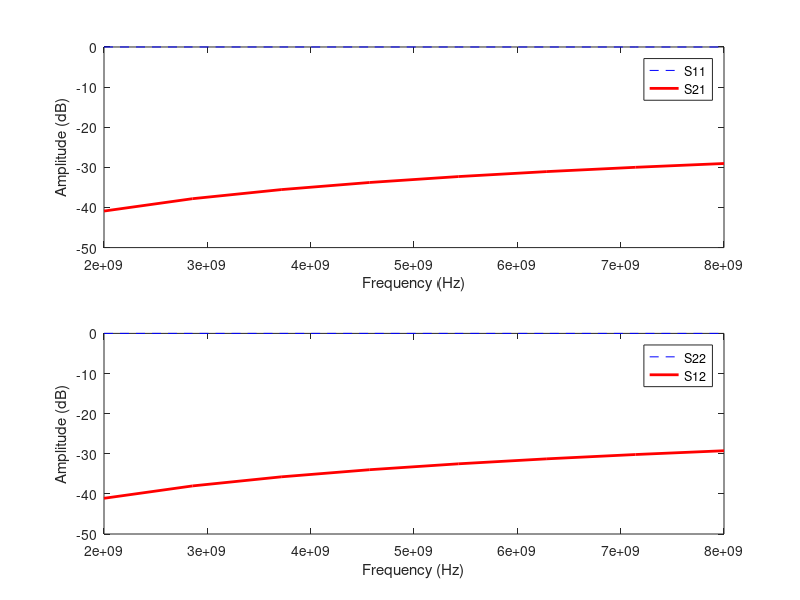

Write the MATLAB code that produced this figure.
% Matlab script for viewing S-parameter results
% Generated with InductEx v.7.1.28 (8.0 beta) on 2025/10/17
S11=[-0.000345276,-0.000702507,-0.00118222,-0.00178129,-0.00249787,-0.00332614,-0.00425692,-0.00529312];

S12=[-41.0987,-38.0143,-35.755,-33.9739,-32.5079,-31.265,-30.1905,-29.2462];

S21=[-40.894,-37.8091,-35.5479,-33.7689,-32.2989,-31.0552,-29.9876,-29.0406];

S22=[-0.000345276,-0.000702507,-0.00118222,-0.00178129,-0.00249787,-0.00332614,-0.00425692,-0.00529312];

freq=[2E9,2.85714E9,3.71429E9,4.57143E9,5.42857E9,6.28571E9,7.14286E9,8E9];

figure(1);
subplot(2,1,1);
plot(freq,S11,'b--',freq,S21,'r-','LineWidth',2);
legend('S11','S21');
xlabel('Frequency (Hz)');
ylabel('Amplitude (dB)');

figure(1);
subplot(2,1,2);
plot(freq,S22,'b--',freq,S12,'r-','LineWidth',2);
legend('S22','S12');
xlabel('Frequency (Hz)');
ylabel('Amplitude (dB)');
